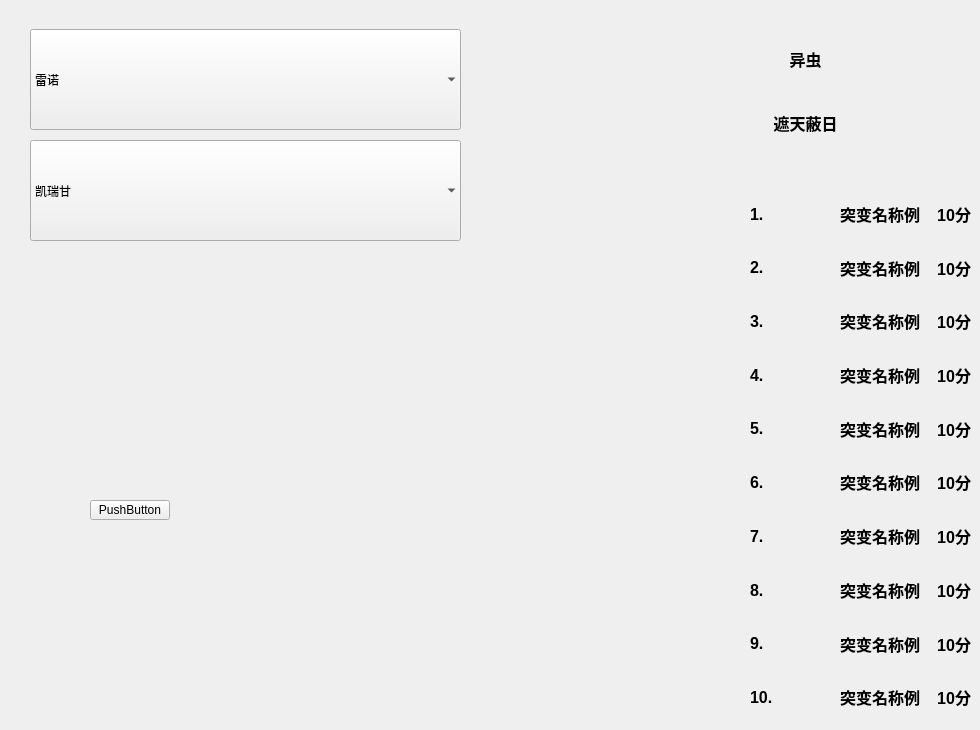
    <widget class="QWidget" name="tab">
     <attribute name="title">
      <string>自定义残酷+</string>
     </attribute>
     <widget class="QWidget" name="layoutWidget">
      <property name="geometry">
       <rect>
        <x>930</x>
        <y>190</y>
        <width>41</width>
        <height>531</height>
       </rect>
      </property>
      <layout class="QVBoxLayout" name="brutalPlusMutatorScoreList">
       <item>
        <widget class="QLabel" name="mutator_score_0">
         <property name="font">
          <font>
           <family>Microsoft YaHei UI</family>
           <pointsize>12</pointsize>
           <weight>75</weight>
           <bold>true</bold>
          </font>
         </property>
         <property name="styleSheet">
          <string notr="true">color: rgba(0, 0, 0, 255);</string>
         </property>
         <property name="text">
          <string>10分</string>
         </property>
         <property name="alignment">
          <set>Qt::AlignRight|Qt::AlignTrailing|Qt::AlignVCenter</set>
         </property>
        </widget>
       </item>
       <item>
        <widget class="QLabel" name="mutator_score_1">
         <property name="font">
          <font>
           <family>Microsoft YaHei UI</family>
           <pointsize>12</pointsize>
           <weight>75</weight>
           <bold>true</bold>
          </font>
         </property>
         <property name="styleSheet">
          <string notr="true">color: rgba(0, 0, 0, 255);</string>
         </property>
         <property name="text">
          <string>10分</string>
         </property>
         <property name="alignment">
          <set>Qt::AlignRight|Qt::AlignTrailing|Qt::AlignVCenter</set>
         </property>
        </widget>
       </item>
       <item>
        <widget class="QLabel" name="mutator_score_2">
         <property name="font">
          <font>
           <family>Microsoft YaHei UI</family>
           <pointsize>12</pointsize>
           <weight>75</weight>
           <bold>true</bold>
          </font>
         </property>
         <property name="styleSheet">
          <string notr="true">color: rgba(0, 0, 0, 255);</string>
         </property>
         <property name="text">
          <string>10分</string>
         </property>
         <property name="alignment">
          <set>Qt::AlignRight|Qt::AlignTrailing|Qt::AlignVCenter</set>
         </property>
        </widget>
       </item>
       <item>
        <widget class="QLabel" name="mutator_score_3">
         <property name="font">
          <font>
           <family>Microsoft YaHei UI</family>
           <pointsize>12</pointsize>
           <weight>75</weight>
           <bold>true</bold>
          </font>
         </property>
         <property name="styleSheet">
          <string notr="true">color: rgba(0, 0, 0, 255);</string>
         </property>
         <property name="text">
          <string>10分</string>
         </property>
         <property name="alignment">
          <set>Qt::AlignRight|Qt::AlignTrailing|Qt::AlignVCenter</set>
         </property>
        </widget>
       </item>
       <item>
        <widget class="QLabel" name="mutator_score_4">
         <property name="font">
          <font>
           <family>Microsoft YaHei UI</family>
           <pointsize>12</pointsize>
           <weight>75</weight>
           <bold>true</bold>
          </font>
         </property>
         <property name="styleSheet">
          <string notr="true">color: rgba(0, 0, 0, 255);</string>
         </property>
         <property name="text">
          <string>10分</string>
         </property>
         <property name="alignment">
          <set>Qt::AlignRight|Qt::AlignTrailing|Qt::AlignVCenter</set>
         </property>
        </widget>
       </item>
       <item>
        <widget class="QLabel" name="mutator_score_5">
         <property name="font">
          <font>
           <family>Microsoft YaHei UI</family>
           <pointsize>12</pointsize>
           <weight>75</weight>
           <bold>true</bold>
          </font>
         </property>
         <property name="styleSheet">
          <string notr="true">color: rgba(0, 0, 0, 255);</string>
         </property>
         <property name="text">
          <string>10分</string>
         </property>
         <property name="alignment">
          <set>Qt::AlignRight|Qt::AlignTrailing|Qt::AlignVCenter</set>
         </property>
        </widget>
       </item>
       <item>
        <widget class="QLabel" name="mutator_score_6">
         <property name="font">
          <font>
           <family>Microsoft YaHei UI</family>
           <pointsize>12</pointsize>
           <weight>75</weight>
           <bold>true</bold>
          </font>
         </property>
         <property name="styleSheet">
          <string notr="true">color: rgba(0, 0, 0, 255);</string>
         </property>
         <property name="text">
          <string>10分</string>
         </property>
         <property name="alignment">
          <set>Qt::AlignRight|Qt::AlignTrailing|Qt::AlignVCenter</set>
         </property>
        </widget>
       </item>
       <item>
        <widget class="QLabel" name="mutator_score_7">
         <property name="font">
          <font>
           <family>Microsoft YaHei UI</family>
           <pointsize>12</pointsize>
           <weight>75</weight>
           <bold>true</bold>
          </font>
         </property>
         <property name="styleSheet">
          <string notr="true">color: rgba(0, 0, 0, 255);</string>
         </property>
         <property name="text">
          <string>10分</string>
         </property>
         <property name="alignment">
          <set>Qt::AlignRight|Qt::AlignTrailing|Qt::AlignVCenter</set>
         </property>
        </widget>
       </item>
       <item>
        <widget class="QLabel" name="mutator_score_8">
         <property name="font">
          <font>
           <family>Microsoft YaHei UI</family>
           <pointsize>12</pointsize>
           <weight>75</weight>
           <bold>true</bold>
          </font>
         </property>
         <property name="styleSheet">
          <string notr="true">color: rgba(0, 0, 0, 255);</string>
         </property>
         <property name="text">
          <string>10分</string>
         </property>
         <property name="alignment">
          <set>Qt::AlignRight|Qt::AlignTrailing|Qt::AlignVCenter</set>
         </property>
        </widget>
       </item>
       <item>
        <widget class="QLabel" name="mutator_score_9">
         <property name="font">
          <font>
           <family>Microsoft YaHei UI</family>
           <pointsize>12</pointsize>
           <weight>75</weight>
           <bold>true</bold>
          </font>
         </property>
         <property name="styleSheet">
          <string notr="true">color: rgba(0, 0, 0, 255);</string>
         </property>
         <property name="text">
          <string>10分</string>
         </property>
         <property name="alignment">
          <set>Qt::AlignRight|Qt::AlignTrailing|Qt::AlignVCenter</set>
         </property>
        </widget>
       </item>
      </layout>
     </widget>
     <widget class="QWidget" name="layoutWidget">
      <property name="geometry">
       <rect>
        <x>750</x>
        <y>190</y>
        <width>31</width>
        <height>531</height>
       </rect>
      </property>
      <layout class="QVBoxLayout" name="verticalLayout">
       <item>
        <widget class="QLabel" name="text_number_0">
         <property name="font">
          <font>
           <family>Microsoft YaHei UI</family>
           <pointsize>12</pointsize>
           <weight>75</weight>
           <bold>true</bold>
          </font>
         </property>
         <property name="text">
          <string>1.</string>
         </property>
        </widget>
       </item>
       <item>
        <widget class="QLabel" name="text_number_1">
         <property name="font">
          <font>
           <family>Microsoft YaHei UI</family>
           <pointsize>12</pointsize>
           <weight>75</weight>
           <bold>true</bold>
          </font>
         </property>
         <property name="text">
          <string>2.</string>
         </property>
        </widget>
       </item>
       <item>
        <widget class="QLabel" name="text_number_2">
         <property name="font">
          <font>
           <family>Microsoft YaHei UI</family>
           <pointsize>12</pointsize>
           <weight>75</weight>
           <bold>true</bold>
          </font>
         </property>
         <property name="text">
          <string>3.</string>
         </property>
        </widget>
       </item>
       <item>
        <widget class="QLabel" name="text_number_3">
         <property name="font">
          <font>
           <family>Microsoft YaHei UI</family>
           <pointsize>12</pointsize>
           <weight>75</weight>
           <bold>true</bold>
          </font>
         </property>
         <property name="text">
          <string>4.</string>
         </property>
        </widget>
       </item>
       <item>
        <widget class="QLabel" name="text_number_4">
         <property name="font">
          <font>
           <family>Microsoft YaHei UI</family>
           <pointsize>12</pointsize>
           <weight>75</weight>
           <bold>true</bold>
          </font>
         </property>
         <property name="text">
          <string>5.</string>
         </property>
        </widget>
       </item>
       <item>
        <widget class="QLabel" name="text_number_5">
         <property name="font">
          <font>
           <family>Microsoft YaHei UI</family>
           <pointsize>12</pointsize>
           <weight>75</weight>
           <bold>true</bold>
          </font>
         </property>
         <property name="text">
          <string>6.</string>
         </property>
        </widget>
       </item>
       <item>
        <widget class="QLabel" name="text_number_6">
         <property name="font">
          <font>
           <family>Microsoft YaHei UI</family>
           <pointsize>12</pointsize>
           <weight>75</weight>
           <bold>true</bold>
          </font>
         </property>
         <property name="text">
          <string>7.</string>
         </property>
        </widget>
       </item>
       <item>
        <widget class="QLabel" name="text_number_7">
         <property name="font">
          <font>
           <family>Microsoft YaHei UI</family>
           <pointsize>12</pointsize>
           <weight>75</weight>
           <bold>true</bold>
          </font>
         </property>
         <property name="text">
          <string>8.</string>
         </property>
        </widget>
       </item>
       <item>
        <widget class="QLabel" name="text_number_8">
         <property name="font">
          <font>
           <family>Microsoft YaHei UI</family>
           <pointsize>12</pointsize>
           <weight>75</weight>
           <bold>true</bold>
          </font>
         </property>
         <property name="text">
          <string>9.</string>
         </property>
        </widget>
       </item>
       <item>
        <widget class="QLabel" name="text_number_9">
         <property name="font">
          <font>
           <family>Microsoft YaHei UI</family>
           <pointsize>12</pointsize>
           <weight>75</weight>
           <bold>true</bold>
          </font>
         </property>
         <property name="text">
          <string>10.</string>
         </property>
        </widget>
       </item>
      </layout>
     </widget>
     <widget class="QWidget" name="layoutWidget">
      <property name="geometry">
       <rect>
        <x>840</x>
        <y>190</y>
        <width>82</width>
        <height>531</height>
       </rect>
      </property>
      <layout class="QVBoxLayout" name="brutalPlusMutatorNameList">
       <item>
        <widget class="QLabel" name="text_mutator_0">
         <property name="font">
          <font>
           <family>Microsoft YaHei UI</family>
           <pointsize>12</pointsize>
           <weight>75</weight>
           <bold>true</bold>
          </font>
         </property>
         <property name="styleSheet">
          <string notr="true">color: rgba(0, 0, 0, 255);</string>
         </property>
         <property name="text">
          <string>突变名称例</string>
         </property>
        </widget>
       </item>
       <item>
        <widget class="QLabel" name="text_mutator_1">
         <property name="font">
          <font>
           <family>Microsoft YaHei UI</family>
           <pointsize>12</pointsize>
           <weight>75</weight>
           <bold>true</bold>
          </font>
         </property>
         <property name="text">
          <string>突变名称例</string>
         </property>
        </widget>
       </item>
       <item>
        <widget class="QLabel" name="text_mutator_2">
         <property name="font">
          <font>
           <family>Microsoft YaHei UI</family>
           <pointsize>12</pointsize>
           <weight>75</weight>
           <bold>true</bold>
          </font>
         </property>
         <property name="text">
          <string>突变名称例</string>
         </property>
        </widget>
       </item>
       <item>
        <widget class="QLabel" name="text_mutator_3">
         <property name="font">
          <font>
           <family>Microsoft YaHei UI</family>
           <pointsize>12</pointsize>
           <weight>75</weight>
           <bold>true</bold>
          </font>
         </property>
         <property name="text">
          <string>突变名称例</string>
         </property>
         <property name="buddy">
          <cstring>tabWidget</cstring>
         </property>
        </widget>
       </item>
       <item>
        <widget class="QLabel" name="text_mutator_4">
         <property name="font">
          <font>
           <family>Microsoft YaHei UI</family>
           <pointsize>12</pointsize>
           <weight>75</weight>
           <bold>true</bold>
          </font>
         </property>
         <property name="text">
          <string>突变名称例</string>
         </property>
        </widget>
       </item>
       <item>
        <widget class="QLabel" name="text_mutator_5">
         <property name="font">
          <font>
           <family>Microsoft YaHei UI</family>
           <pointsize>12</pointsize>
           <weight>75</weight>
           <bold>true</bold>
          </font>
         </property>
         <property name="text">
          <string>突变名称例</string>
         </property>
        </widget>
       </item>
       <item>
        <widget class="QLabel" name="text_mutator_6">
         <property name="font">
          <font>
           <family>Microsoft YaHei UI</family>
           <pointsize>12</pointsize>
           <weight>75</weight>
           <bold>true</bold>
          </font>
         </property>
         <property name="text">
          <string>突变名称例</string>
         </property>
         <property name="margin">
          <number>0</number>
         </property>
        </widget>
       </item>
       <item>
        <widget class="QLabel" name="text_mutator_7">
         <property name="font">
          <font>
           <family>Microsoft YaHei UI</family>
           <pointsize>12</pointsize>
           <weight>75</weight>
           <bold>true</bold>
          </font>
         </property>
         <property name="text">
          <string>突变名称例</string>
         </property>
        </widget>
       </item>
       <item>
        <widget class="QLabel" name="text_mutator_8">
         <property name="font">
          <font>
           <family>Microsoft YaHei UI</family>
           <pointsize>12</pointsize>
           <weight>75</weight>
           <bold>true</bold>
          </font>
         </property>
         <property name="text">
          <string>突变名称例</string>
         </property>
        </widget>
       </item>
       <item>
        <widget class="QLabel" name="text_mutator_9">
         <property name="font">
          <font>
           <family>Microsoft YaHei UI</family>
           <pointsize>12</pointsize>
           <weight>75</weight>
           <bold>true</bold>
          </font>
         </property>
         <property name="text">
          <string>突变名称例</string>
         </property>
        </widget>
       </item>
      </layout>
     </widget>
     <widget class="QWidget" name="layoutWidget">
      <property name="geometry">
       <rect>
        <x>780</x>
        <y>190</y>
        <width>51</width>
        <height>531</height>
       </rect>
      </property>
      <layout class="QVBoxLayout" name="brutalPlusMutatorIconList">
       <item>
        <widget class="QWidget" name="mutator_0" native="true">
         <property name="styleSheet">
          <string notr="true">QWidget{
image: url(:/resource/mutator/Random.png);
}
</string>
         </property>
        </widget>
       </item>
       <item>
        <widget class="QWidget" name="mutator_1" native="true">
         <property name="styleSheet">
          <string notr="true">QWidget{
image: url(:/resource/mutator/Random.png);
}
</string>
         </property>
        </widget>
       </item>
       <item>
        <widget class="QWidget" name="mutator_2" native="true">
         <property name="styleSheet">
          <string notr="true">QWidget{
image: url(:/resource/mutator/Random.png);
}
</string>
         </property>
        </widget>
       </item>
       <item>
        <widget class="QWidget" name="mutator_3" native="true">
         <property name="styleSheet">
          <string notr="true">QWidget{
image: url(:/resource/mutator/Random.png);
}
</string>
         </property>
        </widget>
       </item>
       <item>
        <widget class="QWidget" name="mutator_4" native="true">
         <property name="styleSheet">
          <string notr="true">QWidget{
image: url(:/resource/mutator/Random.png);
}
</string>
         </property>
        </widget>
       </item>
       <item>
        <widget class="QWidget" name="mutator_5" native="true">
         <property name="styleSheet">
          <string notr="true">QWidget{
image: url(:/resource/mutator/Random.png);
}
</string>
         </property>
        </widget>
       </item>
       <item>
        <widget class="QWidget" name="mutator_6" native="true">
         <property name="styleSheet">
          <string notr="true">QWidget{
image: url(:/resource/mutator/Random.png);
}
</string>
         </property>
        </widget>
       </item>
       <item>
        <widget class="QWidget" name="mutator_7" native="true">
         <property name="styleSheet">
          <string notr="true">QWidget{
image: url(:/resource/mutator/Random.png);
}
</string>
         </property>
        </widget>
       </item>
       <item>
        <widget class="QWidget" name="mutator_8" native="true">
         <property name="styleSheet">
          <string notr="true">QWidget{
image: url(:/resource/mutator/Random.png);
}
</string>
         </property>
        </widget>
       </item>
       <item>
        <widget class="QWidget" name="mutator_9" native="true">
         <property name="styleSheet">
          <string notr="true">QWidget{
image: url(:/resource/mutator/Random.png);
}
</string>
         </property>
        </widget>
       </item>
      </layout>
     </widget>
     <widget class="QPushButton" name="pushButton">
      <property name="geometry">
       <rect>
        <x>90</x>
        <y>500</y>
        <width>80</width>
        <height>20</height>
       </rect>
      </property>
      <property name="acceptDrops">
       <bool>true</bool>
      </property>
      <property name="text">
       <string>PushButton</string>
      </property>
     </widget>
     <widget class="QWidget" name="widget" native="true">
      <property name="geometry">
       <rect>
        <x>860</x>
        <y>10</y>
        <width>111</width>
        <height>161</height>
       </rect>
      </property>
      <property name="styleSheet">
       <string notr="true">image: url(:/resource/commander/amon.jpg);</string>
      </property>
     </widget>
     <widget class="QWidget" name="widget_2" native="true">
      <property name="geometry">
       <rect>
        <x>420</x>
        <y>260</y>
        <width>181</width>
        <height>201</height>
       </rect>
      </property>
      <property name="sizePolicy">
       <sizepolicy hsizetype="Preferred" vsizetype="Preferred">
        <horstretch>0</horstretch>
        <verstretch>0</verstretch>
       </sizepolicy>
      </property>
      <property name="autoFillBackground">
       <bool>false</bool>
      </property>
      <property name="styleSheet">
       <string notr="true">image: url(:/resource/vs.png);</string>
      </property>
     </widget>
     <widget class="QComboBox" name="brutalPlusCommanderSelector_1">
      <property name="geometry">
       <rect>
        <x>30</x>
        <y>29</y>
        <width>431</width>
        <height>101</height>
       </rect>
      </property>
      <property name="styleSheet">
       <string notr="true"/>
      </property>
      <property name="maxVisibleItems">
       <number>6</number>
      </property>
      <property name="iconSize">
       <size>
        <width>480</width>
        <height>100</height>
       </size>
      </property>
      <property name="frame">
       <bool>false</bool>
      </property>
      <item>
       <property name="text">
        <string>雷诺</string>
       </property>
       <property name="icon">
        <iconset resource="resource.qrc">
         <normaloff>:/resource/commander/Raynor.png</normaloff>:/resource/commander/Raynor.png</iconset>
       </property>
      </item>
      <item>
       <property name="text">
        <string>凯瑞甘</string>
       </property>
       <property name="icon">
        <iconset resource="resource.qrc">
         <normaloff>:/resource/commander/Kerrigan.png</normaloff>:/resource/commander/Kerrigan.png</iconset>
       </property>
      </item>
      <item>
       <property name="text">
        <string>阿塔尼斯</string>
       </property>
       <property name="icon">
        <iconset resource="resource.qrc">
         <normaloff>:/resource/commander/Artanis.png</normaloff>:/resource/commander/Artanis.png</iconset>
       </property>
      </item>
      <item>
       <property name="text">
        <string>斯旺</string>
       </property>
       <property name="icon">
        <iconset resource="resource.qrc">
         <normaloff>:/resource/commander/Swann.png</normaloff>:/resource/commander/Swann.png</iconset>
       </property>
      </item>
      <item>
       <property name="text">
        <string>扎加拉</string>
       </property>
       <property name="icon">
        <iconset resource="resource.qrc">
         <normaloff>:/resource/commander/Zagara.png</normaloff>:/resource/commander/Zagara.png</iconset>
       </property>
      </item>
      <item>
       <property name="text">
        <string>沃拉尊</string>
       </property>
       <property name="icon">
        <iconset resource="resource.qrc">
         <normaloff>:/resource/commander/Vorazun.png</normaloff>:/resource/commander/Vorazun.png</iconset>
       </property>
      </item>
      <item>
       <property name="text">
        <string>凯拉克斯</string>
       </property>
       <property name="icon">
        <iconset resource="resource.qrc">
         <normaloff>:/resource/commander/Karax.png</normaloff>:/resource/commander/Karax.png</iconset>
       </property>
      </item>
      <item>
       <property name="text">
        <string>阿巴瑟</string>
       </property>
       <property name="icon">
        <iconset resource="resource.qrc">
         <normaloff>:/resource/commander/Abathur.png</normaloff>:/resource/commander/Abathur.png</iconset>
       </property>
      </item>
      <item>
       <property name="text">
        <string>阿拉纳克</string>
       </property>
       <property name="icon">
        <iconset resource="resource.qrc">
         <normaloff>:/resource/commander/Alarak.png</normaloff>:/resource/commander/Alarak.png</iconset>
       </property>
      </item>
      <item>
       <property name="text">
        <string>诺娃</string>
       </property>
       <property name="icon">
        <iconset resource="resource.qrc">
         <normaloff>:/resource/commander/Nova.png</normaloff>:/resource/commander/Nova.png</iconset>
       </property>
      </item>
      <item>
       <property name="text">
        <string>斯托科夫</string>
       </property>
       <property name="icon">
        <iconset resource="resource.qrc">
         <normaloff>:/resource/commander/Stukov.png</normaloff>:/resource/commander/Stukov.png</iconset>
       </property>
      </item>
      <item>
       <property name="text">
        <string>菲尼克斯</string>
       </property>
       <property name="icon">
        <iconset resource="resource.qrc">
         <normaloff>:/resource/commander/Fenix.png</normaloff>:/resource/commander/Fenix.png</iconset>
       </property>
      </item>
      <item>
       <property name="text">
        <string>德哈卡</string>
       </property>
       <property name="icon">
        <iconset resource="resource.qrc">
         <normaloff>:/resource/commander/Dehaka.png</normaloff>:/resource/commander/Dehaka.png</iconset>
       </property>
      </item>
      <item>
       <property name="text">
        <string>霍纳与汉</string>
       </property>
       <property name="icon">
        <iconset resource="resource.qrc">
         <normaloff>:/resource/commander/Horner.png</normaloff>:/resource/commander/Horner.png</iconset>
       </property>
      </item>
      <item>
       <property name="text">
        <string>泰凯斯</string>
       </property>
       <property name="icon">
        <iconset resource="resource.qrc">
         <normaloff>:/resource/commander/Tychus.png</normaloff>:/resource/commander/Tychus.png</iconset>
       </property>
      </item>
      <item>
       <property name="text">
        <string>泽拉图</string>
       </property>
       <property name="icon">
        <iconset resource="resource.qrc">
         <normaloff>:/resource/commander/Zeratul.png</normaloff>:/resource/commander/Zeratul.png</iconset>
       </property>
      </item>
      <item>
       <property name="text">
        <string>斯台特曼</string>
       </property>
       <property name="icon">
        <iconset resource="resource.qrc">
         <normaloff>:/resource/commander/Stetmann.png</normaloff>:/resource/commander/Stetmann.png</iconset>
       </property>
      </item>
      <item>
       <property name="text">
        <string>蒙斯克</string>
       </property>
       <property name="icon">
        <iconset resource="resource.qrc">
         <normaloff>:/resource/commander/Mengsk.png</normaloff>:/resource/commander/Mengsk.png</iconset>
       </property>
      </item>
     </widget>
     <widget class="QComboBox" name="brutalPlusCommanderSelector_2">
      <property name="geometry">
       <rect>
        <x>30</x>
        <y>140</y>
        <width>431</width>
        <height>101</height>
       </rect>
      </property>
      <property name="styleSheet">
       <string notr="true"/>
      </property>
      <property name="currentIndex">
       <number>1</number>
      </property>
      <property name="maxVisibleItems">
       <number>5</number>
      </property>
      <property name="iconSize">
       <size>
        <width>480</width>
        <height>100</height>
       </size>
      </property>
      <property name="frame">
       <bool>false</bool>
      </property>
      <item>
       <property name="text">
        <string>雷诺</string>
       </property>
       <property name="icon">
        <iconset resource="resource.qrc">
         <normaloff>:/resource/commander/Raynor.png</normaloff>:/resource/commander/Raynor.png</iconset>
       </property>
      </item>
      <item>
       <property name="text">
        <string>凯瑞甘</string>
       </property>
       <property name="icon">
        <iconset resource="resource.qrc">
         <normaloff>:/resource/commander/Kerrigan.png</normaloff>:/resource/commander/Kerrigan.png</iconset>
       </property>
      </item>
      <item>
       <property name="text">
        <string>阿塔尼斯</string>
       </property>
       <property name="icon">
        <iconset resource="resource.qrc">
         <normaloff>:/resource/commander/Artanis.png</normaloff>:/resource/commander/Artanis.png</iconset>
       </property>
      </item>
      <item>
       <property name="text">
        <string>斯旺</string>
       </property>
       <property name="icon">
        <iconset resource="resource.qrc">
         <normaloff>:/resource/commander/Swann.png</normaloff>:/resource/commander/Swann.png</iconset>
       </property>
      </item>
      <item>
       <property name="text">
        <string>扎加拉</string>
       </property>
       <property name="icon">
        <iconset resource="resource.qrc">
         <normaloff>:/resource/commander/Zagara.png</normaloff>:/resource/commander/Zagara.png</iconset>
       </property>
      </item>
      <item>
       <property name="text">
        <string>沃拉尊</string>
       </property>
       <property name="icon">
        <iconset resource="resource.qrc">
         <normaloff>:/resource/commander/Vorazun.png</normaloff>:/resource/commander/Vorazun.png</iconset>
       </property>
      </item>
      <item>
       <property name="text">
        <string>凯拉克斯</string>
       </property>
       <property name="icon">
        <iconset resource="resource.qrc">
         <normaloff>:/resource/commander/Karax.png</normaloff>:/resource/commander/Karax.png</iconset>
       </property>
      </item>
      <item>
       <property name="text">
        <string>阿巴瑟</string>
       </property>
       <property name="icon">
        <iconset resource="resource.qrc">
         <normaloff>:/resource/commander/Abathur.png</normaloff>:/resource/commander/Abathur.png</iconset>
       </property>
      </item>
      <item>
       <property name="text">
        <string>阿拉纳克</string>
       </property>
       <property name="icon">
        <iconset resource="resource.qrc">
         <normaloff>:/resource/commander/Alarak.png</normaloff>:/resource/commander/Alarak.png</iconset>
       </property>
      </item>
      <item>
       <property name="text">
        <string>诺娃</string>
       </property>
       <property name="icon">
        <iconset resource="resource.qrc">
         <normaloff>:/resource/commander/Nova.png</normaloff>:/resource/commander/Nova.png</iconset>
       </property>
      </item>
      <item>
       <property name="text">
        <string>斯托科夫</string>
       </property>
       <property name="icon">
        <iconset resource="resource.qrc">
         <normaloff>:/resource/commander/Stukov.png</normaloff>:/resource/commander/Stukov.png</iconset>
       </property>
      </item>
      <item>
       <property name="text">
        <string>菲尼克斯</string>
       </property>
       <property name="icon">
        <iconset resource="resource.qrc">
         <normaloff>:/resource/commander/Fenix.png</normaloff>:/resource/commander/Fenix.png</iconset>
       </property>
      </item>
      <item>
       <property name="text">
        <string>德哈卡</string>
       </property>
       <property name="icon">
        <iconset resource="resource.qrc">
         <normaloff>:/resource/commander/Dehaka.png</normaloff>:/resource/commander/Dehaka.png</iconset>
       </property>
      </item>
      <item>
       <property name="text">
        <string>霍纳与汉</string>
       </property>
       <property name="icon">
        <iconset resource="resource.qrc">
         <normaloff>:/resource/commander/Horner.png</normaloff>:/resource/commander/Horner.png</iconset>
       </property>
      </item>
      <item>
       <property name="text">
        <string>泰凯斯</string>
       </property>
       <property name="icon">
        <iconset resource="resource.qrc">
         <normaloff>:/resource/commander/Tychus.png</normaloff>:/resource/commander/Tychus.png</iconset>
       </property>
      </item>
      <item>
       <property name="text">
        <string>泽拉图</string>
       </property>
       <property name="icon">
        <iconset resource="resource.qrc">
         <normaloff>:/resource/commander/Zeratul.png</normaloff>:/resource/commander/Zeratul.png</iconset>
       </property>
      </item>
      <item>
       <property name="text">
        <string>斯台特曼</string>
       </property>
       <property name="icon">
        <iconset resource="resource.qrc">
         <normaloff>:/resource/commander/Stetmann.png</normaloff>:/resource/commander/Stetmann.png</iconset>
       </property>
      </item>
      <item>
       <property name="text">
        <string>蒙斯克</string>
       </property>
       <property name="icon">
        <iconset resource="resource.qrc">
         <normaloff>:/resource/commander/Mengsk.png</normaloff>:/resource/commander/Mengsk.png</iconset>
       </property>
      </item>
     </widget>
     <widget class="QWidget" name="layoutWidget">
      <property name="geometry">
       <rect>
        <x>760</x>
        <y>30</y>
        <width>91</width>
        <height>121</height>
       </rect>
      </property>
      <layout class="QVBoxLayout" name="verticalLayout_5">
       <item>
        <widget class="QLabel" name="text_ai">
         <property name="font">
          <font>
           <family>Microsoft YaHei UI</family>
           <pointsize>12</pointsize>
           <weight>75</weight>
           <bold>true</bold>
          </font>
         </property>
         <property name="styleSheet">
          <string notr="true">color: rgba(0, 0, 0, 255);</string>
         </property>
         <property name="text">
          <string>异虫</string>
         </property>
         <property name="alignment">
          <set>Qt::AlignCenter</set>
         </property>
        </widget>
       </item>
       <item>
        <widget class="QLabel" name="text_group">
         <property name="font">
          <font>
           <family>Microsoft YaHei UI</family>
           <pointsize>12</pointsize>
           <weight>75</weight>
           <bold>true</bold>
          </font>
         </property>
         <property name="styleSheet">
          <string notr="true">color: rgba(0, 0, 0, 255);</string>
         </property>
         <property name="text">
          <string>遮天蔽日</string>
         </property>
         <property name="alignment">
          <set>Qt::AlignCenter</set>
         </property>
        </widget>
       </item>
      </layout>
     </widget>
    </widget>
